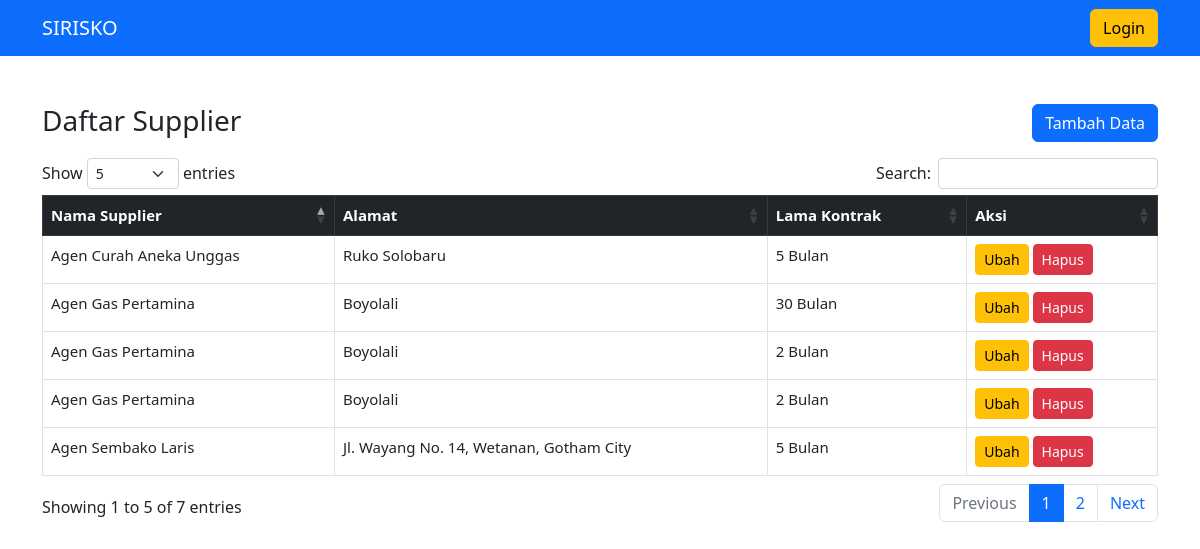
Before: /supplier/ with the older database file.
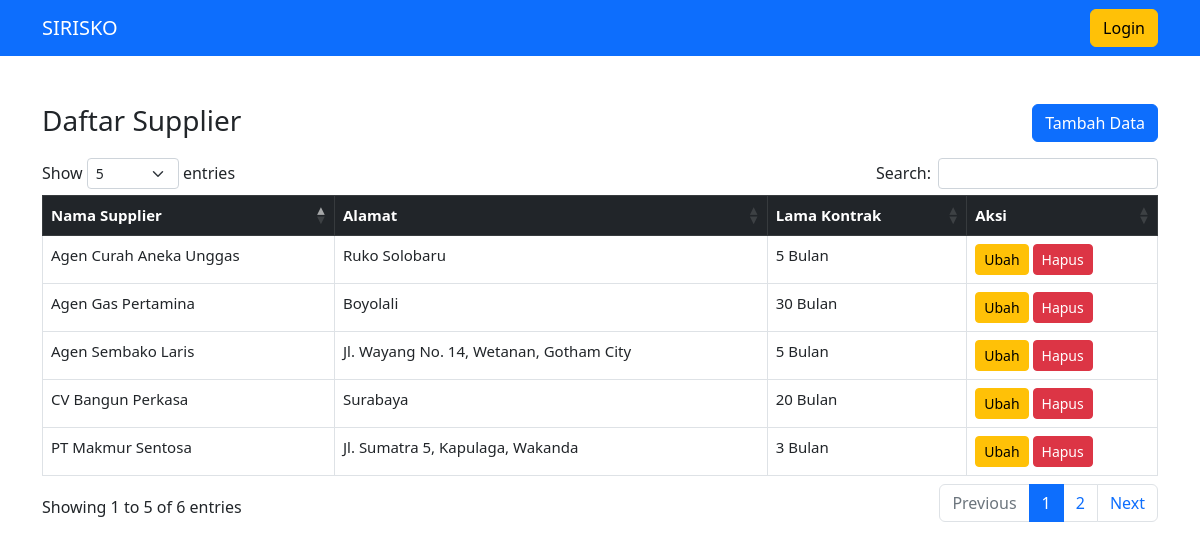
After: the same page with the newer database file.
### inventaris/models.py (models this page shows, shortened)
class Supplier(models.Model):
    nama_supplier = models.CharField(max_length=30)
    alamat = models.TextField()
    lama_kontrak = models.IntegerField()

### inventaris/views.py (the view)
# urls.py: path('supplier/', views.supplier, name='supplier'),
def supplier(request):
    items = models.Supplier.objects.all()
    if request.POST:
        form = forms.FormSupplier(request.POST)
        if form.is_valid():
            form.save()
            form = forms.FormSupplier()
            messages.success(request, "Data berhasil disimpan!")
            konteks = {
                'form': form,
                'suppliers': items,
            }
            return render(request, 'supplier.html', konteks)
            return redirect('supplier')
            return HttpResponse.closed(True)
    else:
        form = forms.FormSupplier()
        konteks = {
            'form': form,
            'suppliers': items,
        }
    return render(request, 'supplier.html', konteks)
    return redirect('supplier')
    return HttpResponse.closed(True)

### inventaris/forms.py
class FormSupplier(ModelForm):
    class Meta:
        model = models.Supplier
        fields = '__all__'
        widgets = {
            'nama_supplier': forms.TextInput({'class': 'form-control'}),
            'alamat': forms.TextInput({'class': 'form-control'}),
            'lama_kontrak': forms.NumberInput({'class': 'form-control'}),
        }

### inventaris/templates/supplier.html (shortened to what this page needs)
{% extends 'base.html' %}
{% block content %}
<div class="container mt-5 mb-5">
    <div class="d-flex">
        <h3 class="flex-fill">Daftar Supplier</h3>
        <ul class="d-flex justify-content-end">
            <button type="button" class="btn btn-primary mr-auto" data-bs-toggle="modal"
                data-bs-target="#staticBackdrop">
                Tambah Data
            </button>
        </ul>
    </div>
    <div class="row">
        <div class="col-md-12">
            <table class="table table-bordered table-stripped table-hover" id="tabel">
                <thead class="table-dark">
                    <tr>
                        <th>Nama Supplier</th>
                        <th>Alamat</th>
                        <th>Lama Kontrak</th>
                        <th>Aksi</th>
                    </tr>
                </thead>
                <tbody>
                    {% for items in suppliers %}
                    <tr>
                        <td>{{ items.nama_supplier }}</td>
                        <td>{{ items.alamat }}</td>
                        <td>{{ items.lama_kontrak }} Bulan</td>
                        <td>
                            <a role="button" class="btn btn-warning btn-sm"
                                href="{% url 'ubah_supplier' items.id %}">Ubah</a>
                            <button type="button" class="btn btn-danger btn-sm" id="hapus-{{ items.id }}">
                                Hapus
                            </button>
                        </td>
                    </tr>
                    {% endfor %}
                </tbody>
            </table>
        </div>
    </div>
</div>
{% endblock %}

Changed rows visible on the page:
removed Supplier: nama_supplier "Agen Gas Pertamina", alamat "Boyolali", lama_kontrak "2"
removed Supplier: nama_supplier "Agen Gas Pertamina", alamat "Boyolali", lama_kontrak "2"
now on this page (row unchanged): Supplier: nama_supplier "PT Makmur Sentosa", alamat "Jl. Sumatra 5, Kapulaga, Wakanda", lama_kontrak "3"
added Supplier: nama_supplier "CV Bangun Perkasa", alamat "Surabaya", lama_kontrak "20"
Other visible differences:
text written by a page script: "Show entries Search: Showing 1 to 5 of 7 entries Previous 1 2 Next" → "Show entries Search: Showing 1 to 5 of 6 entries Previous 1 2 Next"
